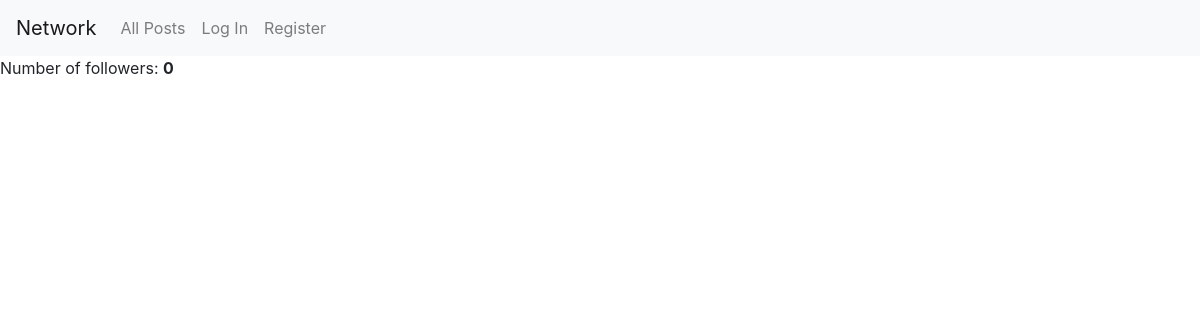
The page /profile/korsakc on the database as committed earlier.
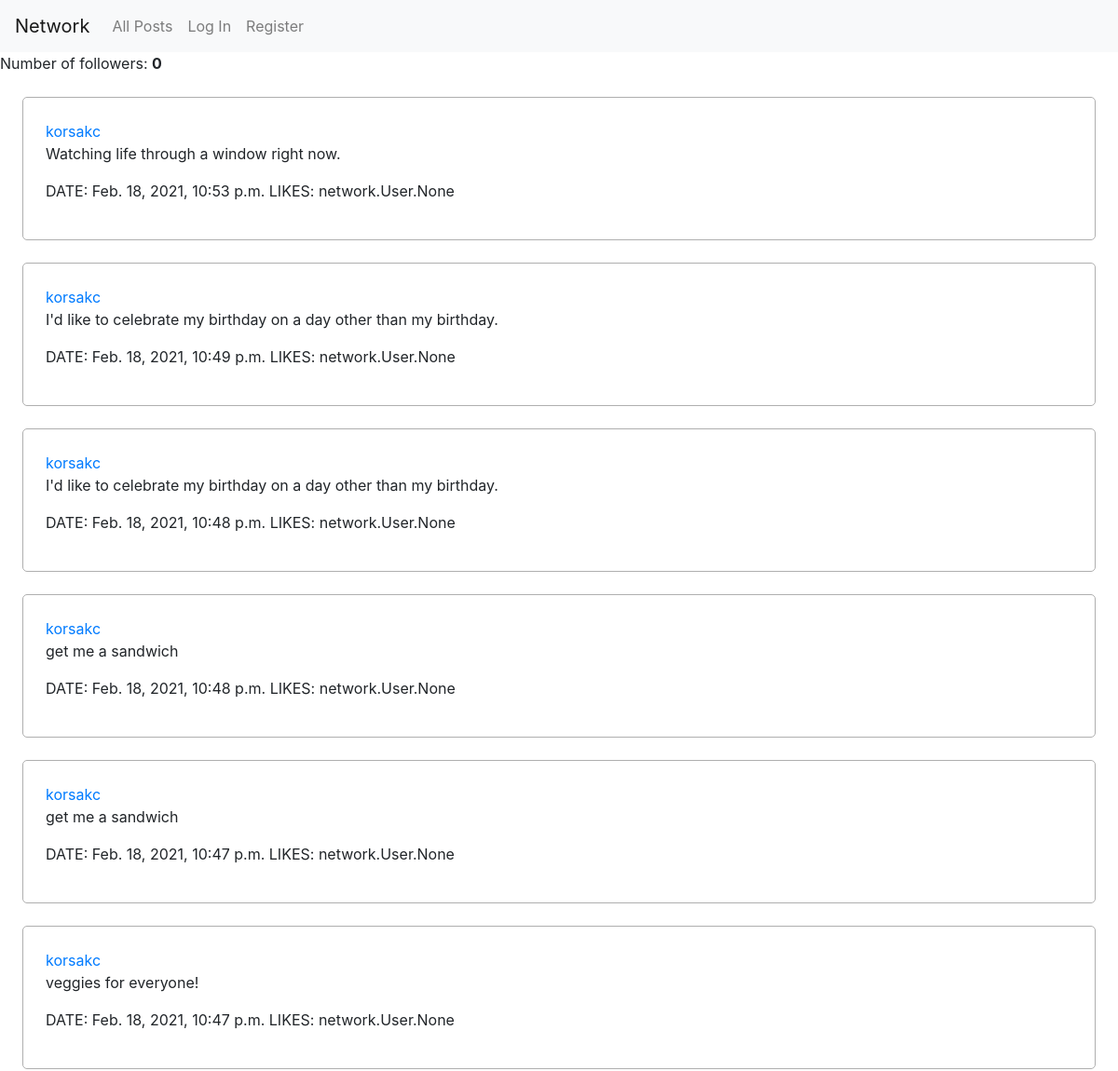
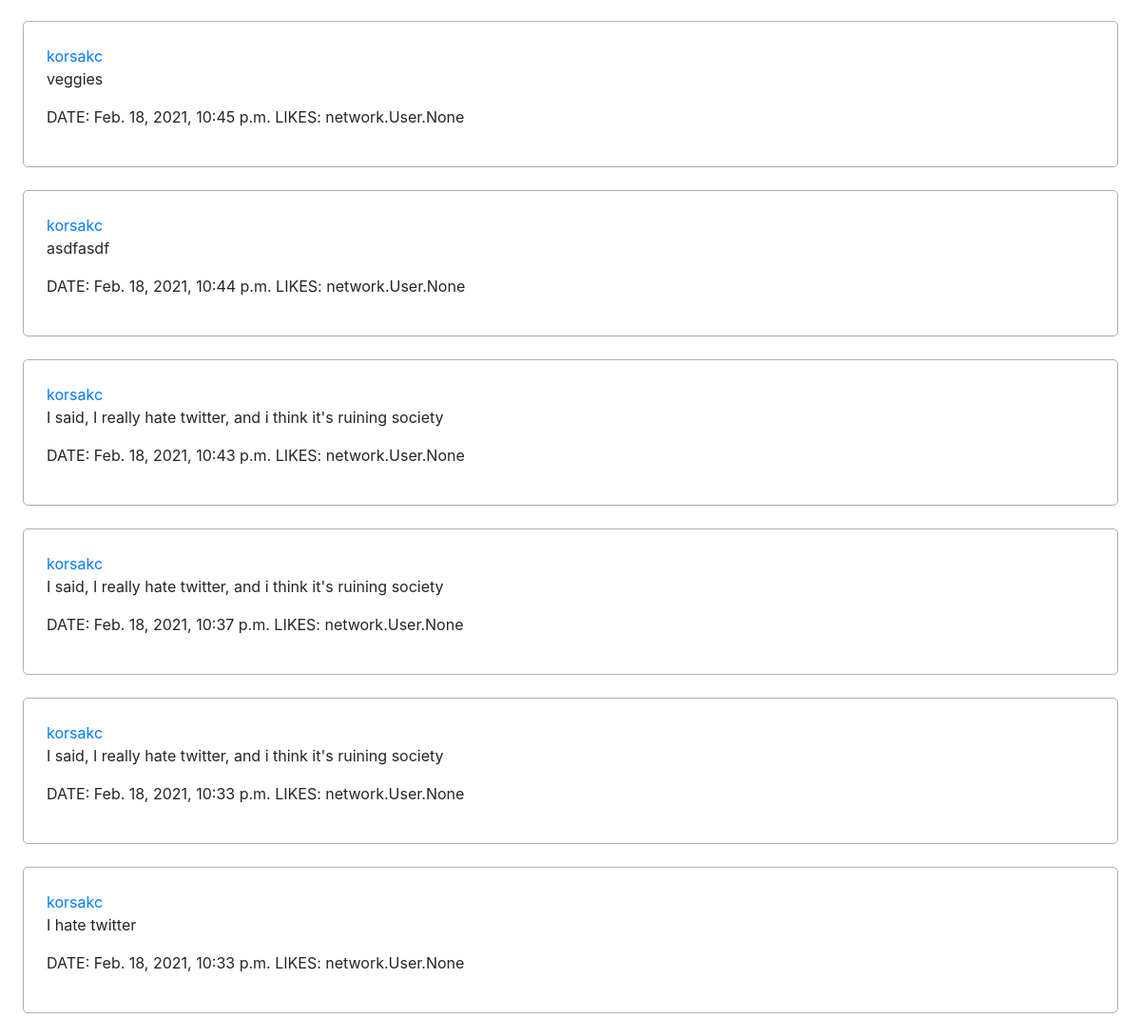
The same page on the database as committed later (2 pictures, top to bottom).
### network/models.py (models this page shows, shortened)
class Post(models.Model):
  creator = models.ForeignKey(User, on_delete=models.CASCADE)
  date = models.DateTimeField(auto_now_add=True)
  text = models.CharField(max_length=280)
  likes = models.ManyToManyField(User, blank=True, related_name="likedbyuser")

class User(AbstractUser):
  followers = models.ManyToManyField('User', blank=True, related_name="following")

### network/views.py (the view)
# urls.py: path("profile/<str:username>", views.profile, name="profile"),
def profile(request, username):
  user = User.objects.get(username=username)
  followerCount = user.followers.all().count()
  profileUsername = user.username
  profilePosts = Post.objects.filter(creator=user).order_by('-date')
  return render(request, "network/profile.html", {
    "profileUsername": profileUsername,
    "profilePosts": profilePosts,
    "followerCount": followerCount
  })

### network/templates/network/profile.html (shortened to what this page needs)
{% extends "network/layout.html" %}
{% block body %}
  <p>Number of followers: <strong>{{ followerCount }}</strong></p>
  {% for post in profilePosts %}
    <div class="post">
      <a href="{% url 'profile' profileUsername %}">{{ post.creator.username }}</a>
      <p>{{ post.text }}</p>
      <p><span>DATE: {{ post.date }}</span> <span>LIKES: {{ post.likes }}</span>
    </div>
  {% endfor %}
{% endblock %}

Rows that differ between the two databases and show on the page:
added Post: creator.username "korsakc", text "Watching life through a window right now.", date "Feb. 18, 2021, 10:53 p.m.", likes "network.User.None"
added Post: creator.username "korsakc", text "I'd like to celebrate my birthday on a day other than my birthday.", date "Feb. 18, 2021, 10:49 p.m.", likes "network.User.None"
added Post: creator.username "korsakc", text "I'd like to celebrate my birthday on a day other than my birthday.", date "Feb. 18, 2021, 10:48 p.m.", likes "network.User.None"
added Post: creator.username "korsakc", text "get me a sandwich", date "Feb. 18, 2021, 10:48 p.m.", likes "network.User.None"
added Post: creator.username "korsakc", text "get me a sandwich", date "Feb. 18, 2021, 10:47 p.m.", likes "network.User.None"
added Post: creator.username "korsakc", text "veggies for everyone!", date "Feb. 18, 2021, 10:47 p.m.", likes "network.User.None"
added Post: creator.username "korsakc", text "veggies", date "Feb. 18, 2021, 10:45 p.m.", likes "network.User.None"
added Post: creator.username "korsakc", text "asdfasdf", date "Feb. 18, 2021, 10:44 p.m.", likes "network.User.None"
added Post: creator.username "korsakc", text "I said, I really hate twitter, and i think it's ruining society", date "Feb. 18, 2021, 10:43 p.m.", likes "network.User.None"
added Post: creator.username "korsakc", text "I said, I really hate twitter, and i think it's ruining society", date "Feb. 18, 2021, 10:37 p.m.", likes "network.User.None"
added Post: creator.username "korsakc", text "I said, I really hate twitter, and i think it's ruining society", date "Feb. 18, 2021, 10:33 p.m.", likes "network.User.None"
added Post: creator.username "korsakc", text "I hate twitter", date "Feb. 18, 2021, 10:33 p.m.", likes "network.User.None"
